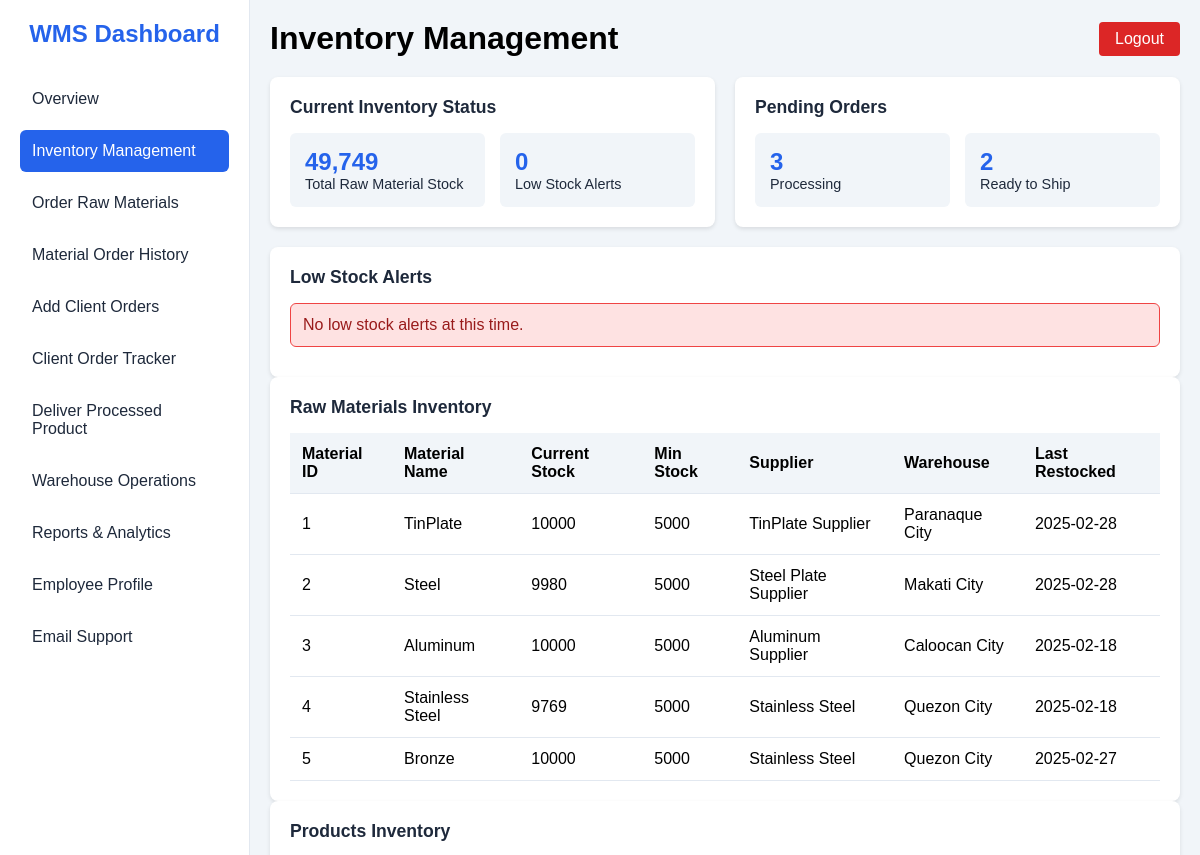
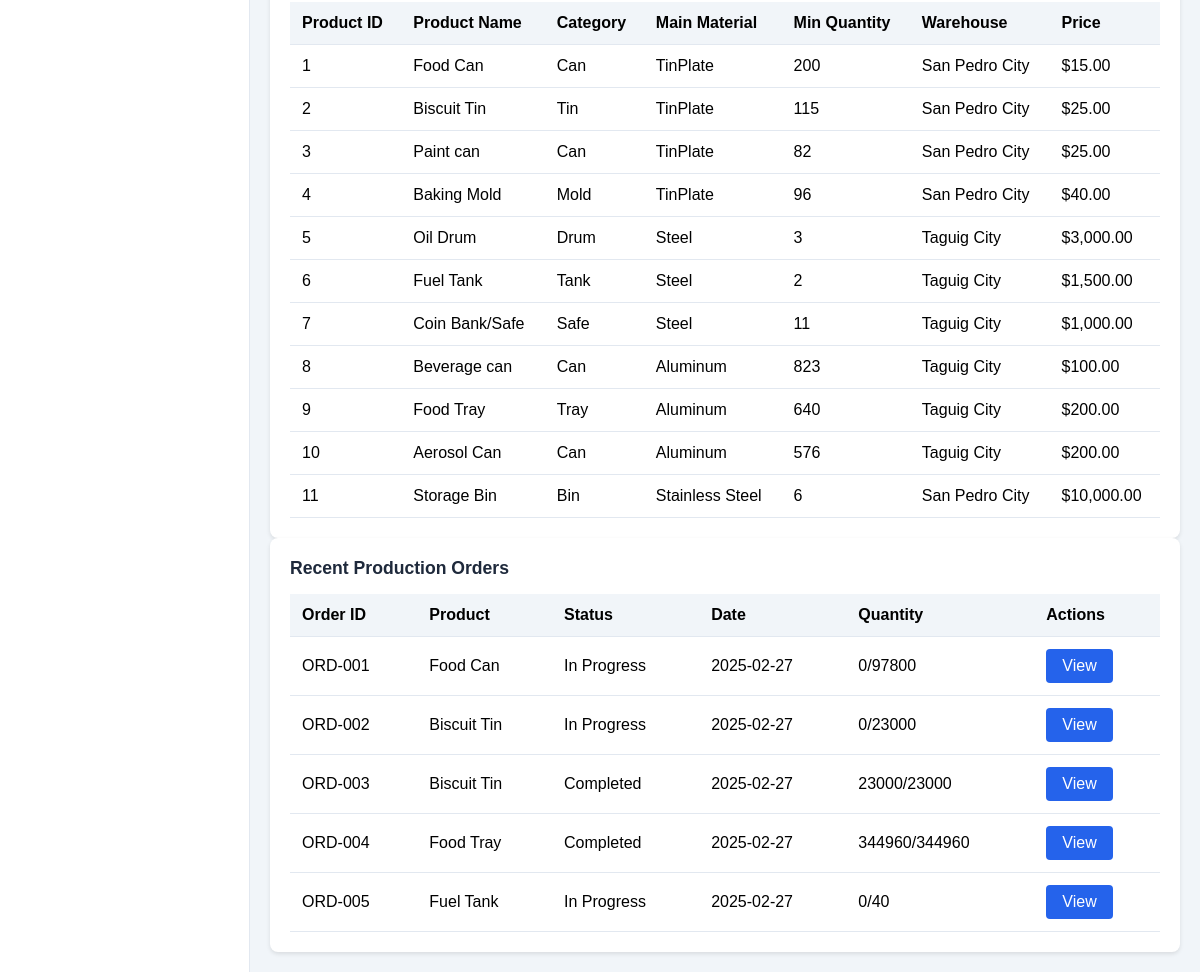
Screenshot of /employee/inventory.php (signed in) with the database file from the repository (2 pictures, top to bottom).
### tables this page shows
CREATE TABLE `rawmaterials` (
  `MaterialID` int(11) NOT NULL,
  `MaterialName` varchar(100) NOT NULL,
  `SupplierID` int(11) DEFAULT NULL,
  `QuantityInStock` int(11) DEFAULT NULL,
  `UnitCost` decimal(10,2) DEFAULT NULL,
  `LastRestockedDate` date DEFAULT NULL,
  `MinimumStock` int(11) DEFAULT NULL,
  `raw_warehouse` varchar(255) NOT NULL,
  `raw_material_img` varchar(255) NOT NULL
);

CREATE TABLE `suppliers` (
  `SupplierID` int(11) NOT NULL,
  `SupplierName` varchar(100) NOT NULL,
  `ContactPerson` varchar(100) DEFAULT NULL,
  `Phone` varchar(20) DEFAULT NULL,
  `Email` varchar(100) DEFAULT NULL,
  `Address` varchar(255) DEFAULT NULL
);

CREATE TABLE `products` (
  `ProductID` int(11) NOT NULL,
  `ProductName` varchar(100) NOT NULL,
  `Category` varchar(45) DEFAULT NULL,
  `Weight` decimal(10,2) DEFAULT NULL,
  `ProductionCost` decimal(10,2) DEFAULT NULL,
  `SellingPrice` decimal(10,2) DEFAULT NULL,
  `LocationID` int(11) DEFAULT NULL,
  `MaterialID` int(11) DEFAULT NULL,
  `minimum_quantity` int(11) NOT NULL,
  `product_img` varchar(255) DEFAULT NULL,
  `weight_unit` varchar(32) NOT NULL
);

CREATE TABLE `products_warehouse` (
  `productLocationID` int(11) NOT NULL,
  `productWarehouse` varchar(45) NOT NULL,
  `Section` varchar(45) NOT NULL,
  `Capacity` int(11) NOT NULL,
  `warehouse_weight_unit` varchar(32) NOT NULL,
  `current_usage` decimal(10,2) DEFAULT 0.00
);

CREATE TABLE `productionorders` (
  `OrderID` int(11) NOT NULL,
  `ProductID` int(11) NOT NULL,
  `EmployeeID` int(11) NOT NULL,
  `StartDate` datetime NOT NULL,
  `EndDate` datetime DEFAULT NULL,
  `Status` enum('Planned','In Progress','Completed','Cancelled') NOT NULL DEFAULT 'Planned',
  `QuantityOrdered` int(11) NOT NULL,
  `QuantityProduced` int(11) NOT NULL DEFAULT 0,
  `Delivery_Status` tinyint(1) NOT NULL,
  `warehouseID` int(11) DEFAULT NULL
);

### employee/inventory.php (the view, shortened to what this page needs)
<?php
require_once '../layouts/employeeSidebar.php';
require_once '../layouts/employeeHeader.php';
$servername = "localhost";
$username = "root";
$password = "";
$dbname = "stockport";
$conn = new mysqli($servername, $username, $password, $dbname);
$totalProductsQuery = "SELECT SUM(QuantityInStock) as total_stock FROM rawmaterials";
$totalProductsResult = $conn->query($totalProductsQuery);
$totalStock = 0;
if ($totalProductsResult && $row = $totalProductsResult->fetch_assoc()) {
    $totalStock = $row['total_stock'];
}
$lowStockQuery = "SELECT COUNT(*) as low_stock_count FROM rawmaterials WHERE QuantityInStock < MinimumStock";
$lowStockResult = $conn->query($lowStockQuery);
$lowStockCount = 0;
if ($lowStockResult && $row = $lowStockResult->fetch_assoc()) {
    $lowStockCount = $row['low_stock_count'];
}
$processingQuery = "SELECT COUNT(*) as processing_count FROM productionorders WHERE Status = 'In Progress'";
$processingResult = $conn->query($processingQuery);
$processingCount = 0;
if ($processingResult && $row = $processingResult->fetch_assoc()) {
    $processingCount = $row['processing_count'];
}
$shippedQuery = "SELECT COUNT(*) as shipped_count FROM productionorders WHERE Status = 'Completed' AND Delivery_Status = 0";
$shippedResult = $conn->query($shippedQuery);
$shippedCount = 0;
if ($shippedResult && $row = $shippedResult->fetch_assoc()) {
    $shippedCount = $row['shipped_count'];
}
$lowStockItemsQuery = "SELECT MaterialName, QuantityInStock, MinimumStock FROM rawmaterials WHERE QuantityInStock < MinimumStock LIMIT 3";
$lowStockItemsResult = $conn->query($lowStockItemsQuery);
?>
<!DOCTYPE html>
<html lang="en">
<head>
    <link rel="stylesheet" href="../assets/css/eminventory.css">
</head>
<body>
    <div class="container">
        <div class="main-content">
            <div class="dashboard-grid">
                <div class="card">
                    <div class="card-header">Current Inventory Status</div>
                    <div class="stat-grid">
                        <div class="stat-card">
                            <div class="stat-value"><?php echo number_format($totalStock); ?></div>
                            <div class="stat-label">Total Raw Material Stock</div>
                        </div>
                        <div class="stat-card">
                            <div class="stat-value"><?php echo $lowStockCount; ?></div>
                            <div class="stat-label">Low Stock Alerts</div>
                        </div>
                    </div>
                </div>
                <div class="card">
                    <div class="card-header">Pending Orders</div>
                    <div class="stat-grid">
                        <div class="stat-card">
                            <div class="stat-value"><?php echo $processingCount; ?></div>
                            <div class="stat-label">Processing</div>
                        </div>
                        <div class="stat-card">
                            <div class="stat-value"><?php echo $shippedCount; ?></div>
                            <div class="stat-label">Ready to Ship</div>
                        </div>
                    </div>
                </div>
            </div>
            <div class="card">
                <div class="card-header">Low Stock Alerts</div>
                <?php
                if ($lowStockItemsResult && $lowStockItemsResult->num_rows > 0) {
                    while ($row = $lowStockItemsResult->fetch_assoc()) {
                        echo '<div class="alert">';
                        echo 'Low stock alert: ' . $row['MaterialName'] . ' - Current: ' .
                             $row['QuantityInStock'] . ', Minimum required: ' . $row['MinimumStock'];
                        echo '</div>';
                    }
                } else {
                    echo '<div class="alert">No low stock alerts at this time.</div>';
                }
                ?>
            </div>
            <div class="card">
                <div class="card-header">Raw Materials Inventory</div>
                <table class="table">
                    <thead>
                        <tr>
                            <th>Material ID</th>
                            <th>Material Name</th>
                            <th>Current Stock</th>
                            <th>Min Stock</th>
                            <th>Supplier</th>
                            <th>Warehouse</th>
                            <th>Last Restocked</th>
                        </tr>
                    </thead>
                    <tbody>
                    <?php
                    $materialsQuery = "SELECT r.MaterialID, r.MaterialName, r.QuantityInStock,
                                      r.MinimumStock, s.SupplierName, r.raw_warehouse, r.LastRestockedDate
                                      FROM rawmaterials r
                                      JOIN suppliers s ON r.SupplierID = s.SupplierID
                                      ORDER BY r.QuantityInStock < r.MinimumStock DESC, r.MaterialID ASC";
                    $materialsResult = $conn->query($materialsQuery);
                    if ($materialsResult && $materialsResult->num_rows > 0) {
                        while ($row = $materialsResult->fetch_assoc()) {
                            $rowClass = $row['QuantityInStock'] < $row['MinimumStock'] ? 'class="low-stock"' : '';
                            echo "<tr $rowClass>";
                            echo "<td>" . $row['MaterialID'] . "</td>";
                            echo "<td>" . $row['MaterialName'] . "</td>";
                            echo "<td>" . $row['QuantityInStock'] . "</td>";
                            echo "<td>" . $row['MinimumStock'] . "</td>";
                            echo "<td>" . $row['SupplierName'] . "</td>";
                            echo "<td>" . $row['raw_warehouse'] . "</td>";
                            echo "<td>" . $row['LastRestockedDate'] . "</td>";
                            echo "</tr>";
                        }
                    } else {
                        echo "<tr><td colspan='7'>No materials found</td></tr>";
                    }
                    ?>
                    </tbody>
                </table>
            </div>
            <div class="card">
                <div class="card-header">Products Inventory</div>
                <table class="table">
                    <thead>
                        <tr>
                            <th>Product ID</th>
                            <th>Product Name</th>
                            <th>Category</th>
                            <th>Main Material</th>
                            <th>Min Quantity</th>
                            <th>Warehouse</th>
                            <th>Price</th>
                        </tr>
                    </thead>
                    <tbody>
                    <?php
                    $productsQuery = "SELECT p.ProductID, p.ProductName, p.Category, r.MaterialName,
                                     p.minimum_quantity, w.productWarehouse, p.SellingPrice
                                     FROM products p
                                     JOIN rawmaterials r ON p.MaterialID = r.MaterialID
                                     JOIN products_warehouse w ON p.LocationID = w.productLocationID
                                     ORDER BY p.ProductID ASC";
                    $productsResult = $conn->query($productsQuery);
                    if ($productsResult && $productsResult->num_rows > 0) {
                        while ($row = $productsResult->fetch_assoc()) {
                            echo "<tr>";
                            echo "<td>" . $row['ProductID'] . "</td>";
                            echo "<td>" . $row['ProductName'] . "</td>";
                            echo "<td>" . $row['Category'] . "</td>";
                            echo "<td>" . $row['MaterialName'] . "</td>";
                            echo "<td>" . $row['minimum_quantity'] . "</td>";
                            echo "<td>" . $row['productWarehouse'] . "</td>";
                            echo "<td>$" . number_format($row['SellingPrice'], 2) . "</td>";
                            echo "</tr>";
                        }
                    } else {
                        echo "<tr><td colspan='7'>No products found</td></tr>";
                    }
                    ?>
                    </tbody>
                </table>
            </div>
            <div class="card">
                <div class="card-header">Recent Production Orders</div>
                <table class="table">
                    <thead>
                        <tr>
                            <th>Order ID</th>
                            <th>Product</th>
                            <th>Status</th>
                            <th>Date</th>
                            <th>Quantity</th>
                            <th>Actions</th>
                        </tr>
                    </thead>
                    <tbody>
                    <?php
                    $ordersQuery = "SELECT po.OrderID, p.ProductName, po.Status, po.StartDate,
                                   po.QuantityOrdered, po.QuantityProduced
                                   FROM productionorders po
                                   JOIN products p ON po.ProductID = p.ProductID
                                   ORDER BY po.StartDate DESC LIMIT 5";
                    $ordersResult = $conn->query($ordersQuery);
                    if ($ordersResult && $ordersResult->num_rows > 0) {
                        while ($row = $ordersResult->fetch_assoc()) {
                            echo "<tr>";
                            echo "<td>ORD-" . sprintf('%03d', $row['OrderID']) . "</td>";
                            echo "<td>" . $row['ProductName'] . "</td>";
                            echo "<td>" . $row['Status'] . "</td>";
                            echo "<td>" . date('Y-m-d', strtotime($row['StartDate'])) . "</td>";
                            echo "<td>" . $row['QuantityProduced'] . "/" . $row['QuantityOrdered'] . "</td>";
                            echo "<td><a href='view_order.php?id=" . $row['OrderID'] . "' class='btn'>View</a></td>";
                            echo "</tr>";
                        }
                    } else {
                        echo "<tr><td colspan='6'>No recent orders found</td></tr>";
                    }
                    ?>
                    </tbody>
                </table>
            </div>
        </div>
    </div>
</body>
</html>

### assets/css/eminventory.css (style rules this page uses)
* { margin: 0; padding: 0; box-sizing: border-box; font-family: 'Arial', sans-serif; }
:root { --primary-color: #2563eb; --secondary-color: #1e40af; --background-color: #f1f5f9; --text-color: #1e293b; --border-color: #e2e8f0; }
body { background-color: var(--background-color); min-height: 100vh; }
.container { display: flex; min-height: 100vh; }
.main-content { flex: 1; padding: 20px; height: 100vh; overflow: auto; }
.dashboard-grid { display: grid; grid-template-columns: repeat(auto-fit, minmax(300px, 1fr)); gap: 20px; margin-bottom: 20px; }
.card { background: white; border-radius: 8px; padding: 20px; box-shadow: 0 2px 4px rgba(0,0,0,0.1); }
.card-header { font-size: 1.1rem; font-weight: bold; margin-bottom: 15px; color: var(--text-color); }
.stat-grid { display: grid; grid-template-columns: repeat(2, 1fr); gap: 15px; }
.stat-card { background: var(--background-color); padding: 15px; border-radius: 6px; }
.stat-value { font-size: 1.5rem; font-weight: bold; color: var(--primary-color); }
.stat-label { font-size: 0.9rem; color: var(--text-color); }
.table { width: 100%; border-collapse: collapse; }
.table th, .table td { padding: 12px; text-align: left; border-bottom: 1px solid var(--border-color); }
.table th { background-color: var(--background-color); font-weight: 600; }
.alert { padding: 12px; border-radius: 6px; margin-bottom: 10px; background-color: #fee2e2; border: 1px solid #ef4444; color: #991b1b; }
.btn { padding: 8px 16px; border-radius: 4px; background-color: var(--primary-color); color: white; text-decoration: none; display: inline-block; border: none; cursor: pointer; }

### rows the page displays
rawmaterials: MaterialID "1", MaterialName "TinPlate", QuantityInStock "10000", MinimumStock "5000", SupplierID.SupplierName "TinPlate Supplier", raw_warehouse "Paranaque City", LastRestockedDate "2025-02-28"
rawmaterials: MaterialID "2", MaterialName "Steel", QuantityInStock "9980", MinimumStock "5000", SupplierID.SupplierName "Steel Plate Supplier", raw_warehouse "Makati City", LastRestockedDate "2025-02-28"
rawmaterials: MaterialID "3", MaterialName "Aluminum", QuantityInStock "10000", MinimumStock "5000", SupplierID.SupplierName "Aluminum Supplier", raw_warehouse "Caloocan City", LastRestockedDate "2025-02-18"
rawmaterials: MaterialID "4", MaterialName "Stainless Steel", QuantityInStock "9769", MinimumStock "5000", SupplierID.SupplierName "Stainless Steel", raw_warehouse "Quezon City", LastRestockedDate "2025-02-18"
rawmaterials: MaterialID "5", MaterialName "Bronze", QuantityInStock "10000", MinimumStock "5000", SupplierID.SupplierName "Stainless Steel", raw_warehouse "Quezon City", LastRestockedDate "2025-02-27"
products: ProductID "1", ProductName "Food Can", Category "Can", MaterialID.MaterialName "TinPlate", minimum_quantity "200", LocationID.productWarehouse "San Pedro City", SellingPrice "15.00"
products: ProductID "2", ProductName "Biscuit Tin", Category "Tin", MaterialID.MaterialName "TinPlate", minimum_quantity "115", LocationID.productWarehouse "San Pedro City", SellingPrice "25.00"
products: ProductID "3", ProductName "Paint can", Category "Can", MaterialID.MaterialName "TinPlate", minimum_quantity "82", LocationID.productWarehouse "San Pedro City", SellingPrice "25.00"
products: ProductID "4", ProductName "Baking Mold", Category "Mold", MaterialID.MaterialName "TinPlate", minimum_quantity "96", LocationID.productWarehouse "San Pedro City", SellingPrice "40.00"
products: ProductID "5", ProductName "Oil Drum", Category "Drum", MaterialID.MaterialName "Steel", minimum_quantity "3", LocationID.productWarehouse "Taguig City", SellingPrice "3,000.00"
products: ProductID "6", ProductName "Fuel Tank", Category "Tank", MaterialID.MaterialName "Steel", minimum_quantity "2", LocationID.productWarehouse "Taguig City", SellingPrice "1,500.00"
products: ProductID "7", ProductName "Coin Bank/Safe", Category "Safe", MaterialID.MaterialName "Steel", minimum_quantity "11", LocationID.productWarehouse "Taguig City", SellingPrice "1,000.00"
products: ProductID "8", ProductName "Beverage can", Category "Can", MaterialID.MaterialName "Aluminum", minimum_quantity "823", LocationID.productWarehouse "Taguig City", SellingPrice "100.00"
products: ProductID "9", ProductName "Food Tray", Category "Tray", MaterialID.MaterialName "Aluminum", minimum_quantity "640", LocationID.productWarehouse "Taguig City", SellingPrice "200.00"
products: ProductID "10", ProductName "Aerosol Can", Category "Can", MaterialID.MaterialName "Aluminum", minimum_quantity "576", LocationID.productWarehouse "Taguig City", SellingPrice "200.00"
products: ProductID "11", ProductName "Storage Bin", Category "Bin", MaterialID.MaterialName "Stainless Steel", minimum_quantity "6", LocationID.productWarehouse "San Pedro City", SellingPrice "10,000.00"
productionorders: OrderID "001", ProductID.ProductName "Food Can", Status "In Progress", StartDate "2025-02-27", QuantityProduced "0", QuantityOrdered "97800"
productionorders: OrderID "002", ProductID.ProductName "Biscuit Tin", Status "In Progress", StartDate "2025-02-27", QuantityProduced "0", QuantityOrdered "23000"
productionorders: OrderID "003", ProductID.ProductName "Biscuit Tin", Status "Completed", StartDate "2025-02-27", QuantityProduced "23000", QuantityOrdered "23000"
productionorders: OrderID "004", ProductID.ProductName "Food Tray", Status "Completed", StartDate "2025-02-27", QuantityProduced "344960", QuantityOrdered "344960"
productionorders: OrderID "005", ProductID.ProductName "Fuel Tank", Status "In Progress", StartDate "2025-02-27", QuantityProduced "0", QuantityOrdered "40"

### other values shown
$pageTitle "Inventory Management"
$totalStock "49,749"
$lowStockCount "0"
$processingCount "3"
$shippedCount "2"
